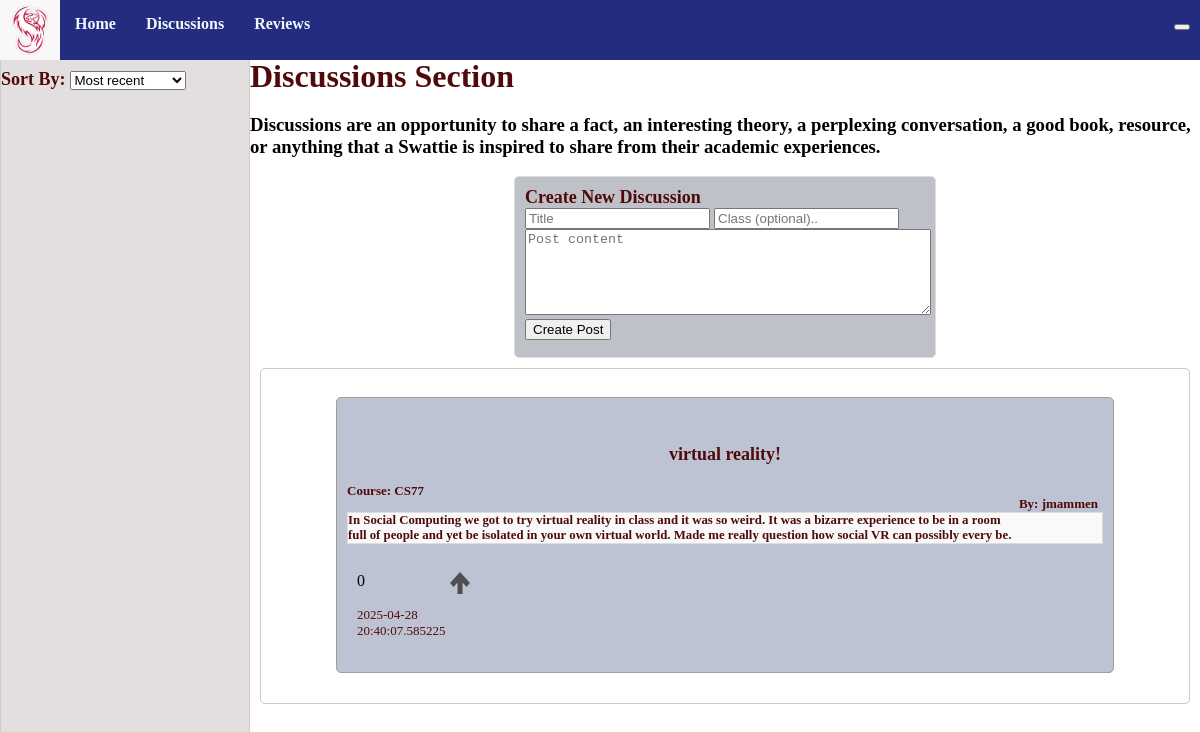
The page /discussions on the database its author committed.
### models.py (models this page shows, shortened)
class Discussion(db.Model):
    id = db.Column(db.Integer, primary_key=True)
    title = db.Column(db.String(255), nullable=False)
    content = db.Column(db.Text, nullable=False)
    created_at = db.Column(db.DateTime, default=db.func.current_timestamp())
    course = db.Column(db.Text)
    author = db.Column(db.Text, nullable=False)
    comments = db.relationship('Comment', backref='discussion', cascade="all, delete-orphan", lazy=True)
    up_votes = db.Column(db.Integer, default = 0)

### app.py (the view)
@app.route('/discussions', methods=['GET', 'POST'])
def discussions():
    discussions=Discussion.query.order_by(Discussion.created_at.desc()).all() #puts the discussions in the most recent to least recent order
    discussions_data=[]
    for discussion in discussions:
        discussions_data.append({
            'id': discussion.id,
            'title': discussion.title,
            'author': discussion.author,
            'created_at': discussion.created_at,
            'content': discussion.content,
            'course': discussion.course,
            'up_votes': discussion.up_votes,
        })
    return render_template('discussions.html', discussions=discussions_data)

### templates/discussions.html (shortened to what this page needs)
{% extends "base.html" %}
{%block head%}
{{ super() }}
<link rel="stylesheet" href="{{ url_for('static', filename='styles/base.css') }}">
{% endblock %}
{%block content %}
<div class="container">
    <div class="sidebar">
        <br>
        <p1 style="text-align:center;">Sort By:</p1>
        <div class="dropdown">
            <select name="order_by" id="order_by" onchange="filterby(this)">
                <option value="">Most recent</option>
            </select>
        </div>
    </div>
    <div class="space">
        <br>
        <p2>Discussions Section</p2>
        <h3>Discussions are an opportunity to share a fact, an interesting theory, a perplexing conversation, a good book, resource, or anything that a Swattie is inspired to share from their academic experiences. </h3>
        <div class="add_post">
            <p1>Create New Discussion</p1>
            <form id="form">
                <input type="text" id="title" placeholder="Title" required maxlength="50">
                <input type="text" id="course" placeholder="Class (optional).." required maxlength="50">
                <textarea id="new_content" placeholder="Post content" required></textarea>
                <button id="submitDiscussion">Create Post</button>
            </form>
        </div>
        <div class="list-group">
            {% for discussion in discussions %}
            <a href="{{ url_for('dis_posts', discussion_id=discussion.id) }}" class="list-group-item">
                <div class="whereithappens">
                    <div id="header">
                        <p id="title">{{discussion.title}}</p>
                        <p id="author">By: {{discussion.author}}</p>
                        <p id="course">Course: {{discussion.course}}</p>
                    </div>
                    <p id="content">{{discussion.content}}</p>
            </a>
            <div id="information" class="info list-group-item">
                <div id="{{discussion.id}}number">{{discussion.up_votes}}</div>
                <img width="20" height="20" id="{{discussion.id}}" onclick="upvote(this)" src="{{url_for('static',
                                    filename='/images/upvote.png')}}" class="upvote" /><img />
                <p id="disc_created_at">{{discussion.created_at}}</p>
            </div>
        </div>
        {% endfor %}
    </div>
</div>
{%endblock%}

### static/styles/base.css (style rules this page uses)
body { margin: 0; padding: 0; }
p { font-size: 0.8em; }
p1 { color: rgb(80, 10, 10); font-weight: bold; font-size: large; }
p2 { color: rgb(80, 10, 10); font-weight: bold; font-size: xx-large; text-align: center; }
a { color: rgb(80, 10, 10); font-weight: bold; font-size: medium; text-decoration: none; }
.container { font-family:montserrat; display: grid; grid-template-columns: 250px 1fr; height: 100vh; }
.sidebar { background: #e4dfdf; border: 1px solid #ccc; border-radius: 5px; padding-top: 50px; }
.space { padding-top: 40px; }
.add_post { height: 20vh; width: 50vh; background-color: #bfc1c8; margin: auto; padding: 10px; border: 1px solid #ddd; border-radius: 5px; }
.list-group { background-color: #ffffff; border: 1px solid #ccc; padding: 10px; padding-left: 75px; padding-right: 75px; margin: 10px; border-radius: 5px; }
.list-group-item { padding: 10px; margin: 10px; }
.whereithappens { padding: 10px; background-color: #bdc3d2; border: 1px solid #a89c94; margin-bottom: 20px; border-radius: 5px; font-family:montserrat; }
#content { border: 1px solid #ddd; margin: auto; background-color: #f9f9f9; }
#new_content { width: 50vh; height:10vh; }
#header #title { color: rgb(80, 10, 10); font-weight: bolder; font-size: large; text-align: center; }
#header #author { color: rgb(80, 10, 10); font-weight: bold; font-size: small; margin-right: 5px; position: relative; float: right; }
#header #course { color: rgb(80, 10, 10); font-size: small; }
#information { display: grid; grid-template-columns: repeat(3, auto); padding: 5px; margin: 5px; }
#information p { font-size: small; }
#information #disc_created_at { color: rgb(80, 10, 10); float: right; margin-right: 5px; }
.dropdown { position: relative; display: inline-block; }
.upvote { width: 20px; height: 22px; z-index: 50; }
.info { width: 100px; }

### rows shown on the page
Discussion: title "virtual reality!", author "jmammen", course "CS77", content "In Social Computing we got to try virtual reality in class and it was so weird. It was a bizarre experience to be in a room full of people and yet be isolated in your own virtual world. Made me really question how social VR can possibly every be.", up_votes "0", created_at "2025-04-28 20:40:07.585225"
